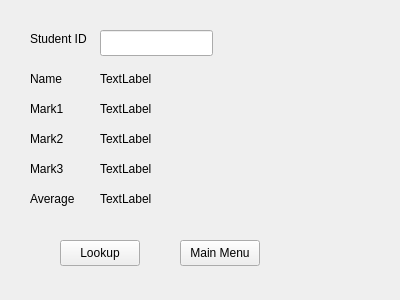
<?xml version="1.0" encoding="UTF-8"?>
<ui version="4.0">
 <class>SelectWidget</class>
 <widget class="QWidget" name="SelectWidget">
  <property name="geometry">
   <rect>
    <x>0</x>
    <y>0</y>
    <width>400</width>
    <height>300</height>
   </rect>
  </property>
  <property name="windowTitle">
   <string>Form</string>
  </property>
  <widget class="QPushButton" name="returnButton">
   <property name="geometry">
    <rect>
     <x>180</x>
     <y>240</y>
     <width>80</width>
     <height>26</height>
    </rect>
   </property>
   <property name="text">
    <string>Main Menu</string>
   </property>
  </widget>
  <widget class="QPushButton" name="selectButton">
   <property name="geometry">
    <rect>
     <x>60</x>
     <y>240</y>
     <width>80</width>
     <height>26</height>
    </rect>
   </property>
   <property name="text">
    <string>Lookup</string>
   </property>
  </widget>
  <widget class="QLabel" name="idLabel">
   <property name="geometry">
    <rect>
     <x>30</x>
     <y>30</y>
     <width>61</width>
     <height>18</height>
    </rect>
   </property>
   <property name="text">
    <string>Student ID</string>
   </property>
  </widget>
  <widget class="QLabel" name="nameLabel">
   <property name="geometry">
    <rect>
     <x>30</x>
     <y>70</y>
     <width>54</width>
     <height>18</height>
    </rect>
   </property>
   <property name="text">
    <string>Name</string>
   </property>
  </widget>
  <widget class="QLabel" name="mathLabel">
   <property name="geometry">
    <rect>
     <x>30</x>
     <y>100</y>
     <width>54</width>
     <height>18</height>
    </rect>
   </property>
   <property name="text">
    <string>Mark1</string>
   </property>
  </widget>
  <widget class="QLabel" name="enLabel">
   <property name="geometry">
    <rect>
     <x>30</x>
     <y>130</y>
     <width>54</width>
     <height>18</height>
    </rect>
   </property>
   <property name="text">
    <string>Mark2</string>
   </property>
  </widget>
  <widget class="QLabel" name="cLabel">
   <property name="geometry">
    <rect>
     <x>30</x>
     <y>160</y>
     <width>54</width>
     <height>18</height>
    </rect>
   </property>
   <property name="text">
    <string>Mark3</string>
   </property>
  </widget>
  <widget class="QLabel" name="avgLabel">
   <property name="geometry">
    <rect>
     <x>30</x>
     <y>190</y>
     <width>54</width>
     <height>18</height>
    </rect>
   </property>
   <property name="text">
    <string>Average</string>
   </property>
  </widget>
  <widget class="QLineEdit" name="idLineEdit">
   <property name="geometry">
    <rect>
     <x>100</x>
     <y>30</y>
     <width>113</width>
     <height>26</height>
    </rect>
   </property>
  </widget>
  <widget class="QLabel" name="showNameLabel">
   <property name="geometry">
    <rect>
     <x>100</x>
     <y>70</y>
     <width>54</width>
     <height>18</height>
    </rect>
   </property>
   <property name="text">
    <string>TextLabel</string>
   </property>
  </widget>
  <widget class="QLabel" name="showMathLabel">
   <property name="geometry">
    <rect>
     <x>100</x>
     <y>100</y>
     <width>54</width>
     <height>18</height>
    </rect>
   </property>
   <property name="text">
    <string>TextLabel</string>
   </property>
  </widget>
  <widget class="QLabel" name="showEnLabel">
   <property name="geometry">
    <rect>
     <x>100</x>
     <y>130</y>
     <width>54</width>
     <height>18</height>
    </rect>
   </property>
   <property name="text">
    <string>TextLabel</string>
   </property>
  </widget>
  <widget class="QLabel" name="showCLabel">
   <property name="geometry">
    <rect>
     <x>100</x>
     <y>160</y>
     <width>54</width>
     <height>18</height>
    </rect>
   </property>
   <property name="text">
    <string>TextLabel</string>
   </property>
  </widget>
  <widget class="QLabel" name="showAvgLabel">
   <property name="geometry">
    <rect>
     <x>100</x>
     <y>190</y>
     <width>54</width>
     <height>18</height>
    </rect>
   </property>
   <property name="text">
    <string>TextLabel</string>
   </property>
  </widget>
  <zorder>showNameLabel</zorder>
  <zorder>returnButton</zorder>
  <zorder>selectButton</zorder>
  <zorder>idLabel</zorder>
  <zorder>nameLabel</zorder>
  <zorder>mathLabel</zorder>
  <zorder>enLabel</zorder>
  <zorder>cLabel</zorder>
  <zorder>avgLabel</zorder>
  <zorder>idLineEdit</zorder>
  <zorder>showMathLabel</zorder>
  <zorder>showEnLabel</zorder>
  <zorder>showCLabel</zorder>
  <zorder>showAvgLabel</zorder>
 </widget>
 <resources/>
 <connections/>
</ui>
